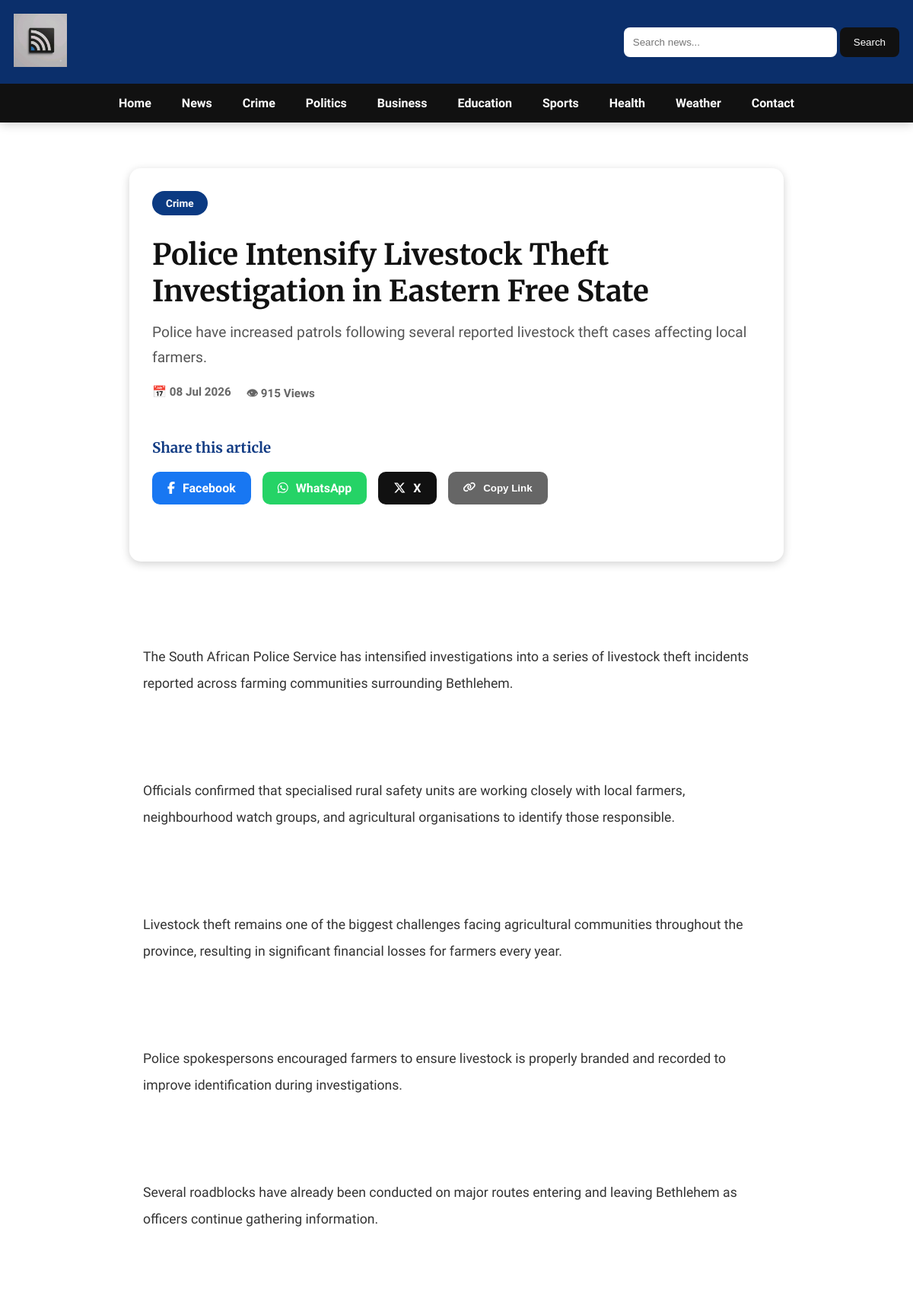
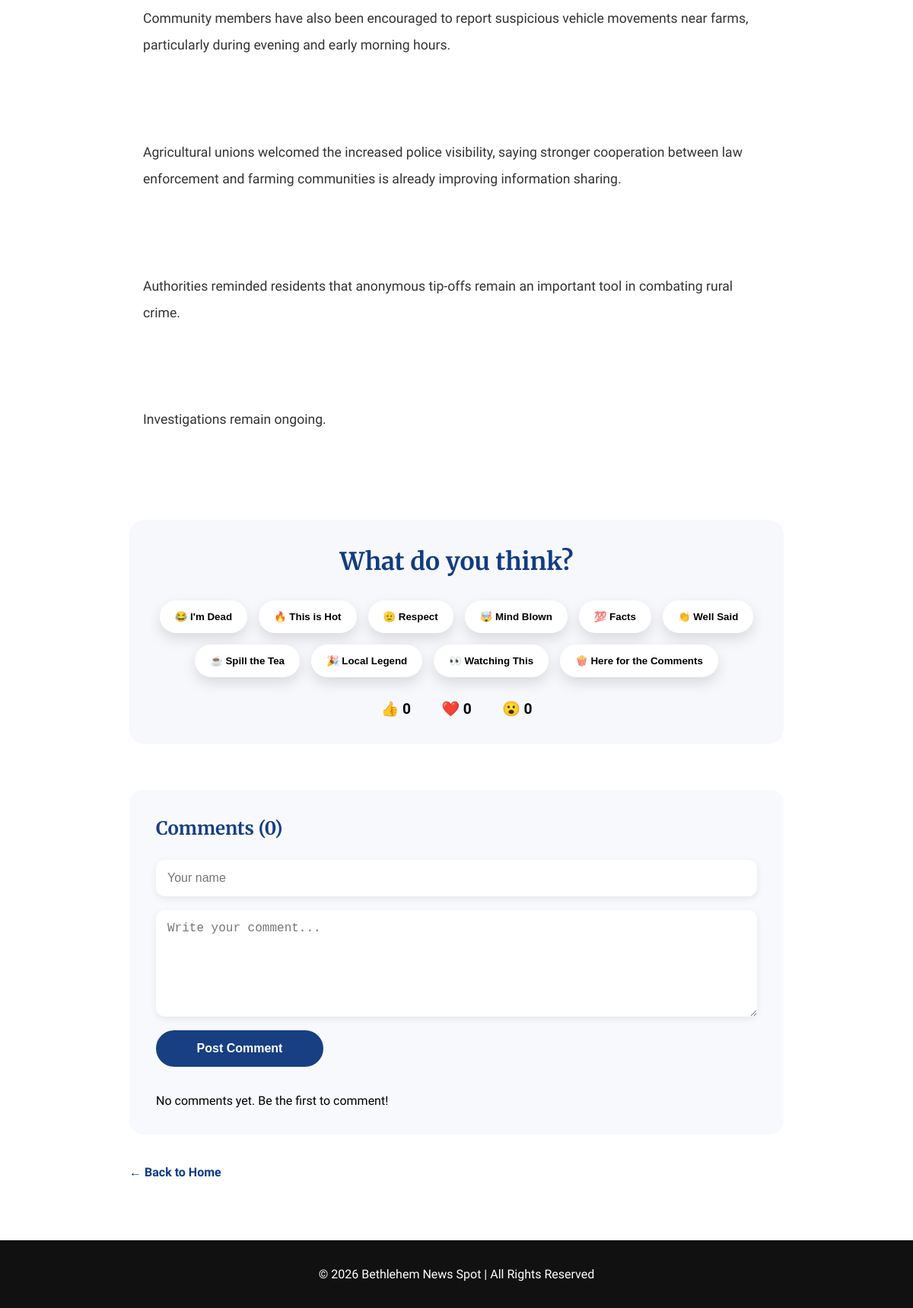
The app's page /article/2 with its own data (2 pictures, top to bottom).
### models/article.py (models this page shows)
class Article(db.Model):
    __tablename__ = "articles"
    id = db.Column(db.Integer, primary_key=True)
    title = db.Column(db.String(200), nullable=False)
    summary = db.Column(db.String(500), nullable=False)
    content = db.Column(db.Text, nullable=False)
    category = db.Column(db.String(100), nullable=False)
    author = db.Column(db.String(100), nullable=False)
    image = db.Column(db.String(255))
    published = db.Column(
    db.Boolean,
    default=False
)
    breaking = db.Column(db.Boolean, default=False)
    featured = db.Column(db.Boolean, default=False)
    views = db.Column(db.Integer, default=0)
    likes = db.Column(db.Integer, default=0)
    loves = db.Column(db.Integer, default=0)
    wows = db.Column(db.Integer, default=0)
    created_at = db.Column(db.DateTime, default=datetime.utcnow)

### routes/articles.py (the view)
@articles_bp.route("/article/<int:article_id>")
def article(article_id):
    article = get_article_by_id(article_id)
    if article is None:
        abort(404)
    increase_views(article)
    related_articles = get_related_articles(article)
    comments = get_comments_for_article(article.id)
    reactions = get_reactions(article.category)
    return render_template(
        "article.html",
        article=article,
        related_articles=related_articles,
        comments=comments,
        reactions=reactions,
    )

### services/article_service.py (called while the page is built)
def get_article_by_id(article_id):
    return db.session.get(Article, article_id)

def increase_views(article):
    article.views += 1
    db.session.commit()

def get_related_articles(article, limit=3):
    return (
        Article.query
        .filter(
            Article.category == article.category,
            Article.id != article.id
        )
        .limit(limit)
        .all()
    )

### services/comment_service.py (called while the page is built)
def get_comments_for_article(article_id):
    return (
        Comment.query
        .filter_by(article_id=article_id)
        .order_by(Comment.created_at.desc())
        .all()
    )

### services/reaction_service.py (called while the page is built)
def get_reactions(category):
    return REACTIONS.get(
        category,
        REACTIONS["default"]
    )

### templates/article.html (shortened to what this page needs)
{% extends "base.html" %}
{% block content %}
<article class="article-page">
    <header class="article-header">
    <span class="news-category">
        {{ article.category }}
    </span>
    <h1 class="article-title">
        {{ article.title }}
    </h1>
    <p class="article-summary">
        {{ article.summary }}
    </p>
    <div class="article-info">
        {% if article.created_at %}
        <span>📅 {{ article.created_at.strftime('%d %b %Y') }}</span>
        {% endif %}
        <span>👁 {{ article.views }} Views</span>
    </div>
<div class="share-section">
    <h3>Share this article</h3>
    <div class="share-buttons">
        <a
            class="share-btn facebook"
            href="https://www.facebook.com/sharer/sharer.php?u={{ request.url }}"
            target="_blank">
            <i class="fab fa-facebook-f"></i>
            Facebook
        </a>
        <a
            class="share-btn whatsapp"
            href="https://wa.me/?text={{ article.title }} {{ request.url }}"
            target="_blank">
            <i class="fab fa-whatsapp"></i>
            WhatsApp
        </a>
        <a
            class="share-btn twitter"
            href="https://twitter.com/intent/tweet?text={{ article.title }}&url={{ request.url }}"
            target="_blank">
            <i class="fab fa-x-twitter"></i>
            X
        </a>
        <button
            class="share-btn copy-link"
            onclick="copyArticleLink()">
            <i class="fa-solid fa-link"></i>
            Copy Link
        </button>
    </div>
</div>
</header>
    <div class="article-content">
        {{ article.content|replace('\n','<br><br>')|safe }}
    </div>
<div class="reaction-section">
    <h2>What do you think?</h2>
    <div class="reaction-grid">
{% for reaction in reactions %}
<button class="meme-btn">
{{ reaction }}
</button>
{% endfor %}
</div>
    <div class="reaction-counts">
        <p>
            👍 <span id="like-count">{{ article.likes }}</span>
        </p>
        <p>
            ❤️ <span id="love-count">{{ article.loves }}</span>
        </p>
        <p>
            😮 <span id="wow-count">{{ article.wows }}</span>
        </p>
    </div>
</div>
<section class="comment-section">
    <h2>Comments ({{ comments|length }})</h2>
    <form
        method="POST"
        action="{{ url_for('articles.add_comment', article_id=article.id) }}">
        <input
            type="text"
            name="name"
            placeholder="Your name"
            required>
        <textarea
            name="content"
            rows="5"
            placeholder="Write your comment..."
            required></textarea>
        <button type="submit">
            Post Comment
        </button>
    </form>
    {% if comments %}
        {% for comment in comments %}
        <div class="comment">
            <strong>{{ comment.name }}</strong>
            <small>
                {{ comment.created_at.strftime('%d %b %Y %H:%M') }}
            </small>
            <p>
                {{ comment.content }}
            </p>
        </div>
        {% endfor %}
    {% else %}
        <p>No comments yet. Be the first to comment!</p>
    {% endif %}
</section>
    <div class="article-footer">
        <a class="back-home"
        href="{{ url_for('home.index') }}">
            ← Back to Home
        </a>
    </div>
</article>
{% endblock %}

### static/css/main.css (style rules this page uses)
* { margin:0; padding:0; box-sizing:border-box; }
body { font-family:'Source Sans 3',sans-serif; }
header { background:#0b2f6b; color:white; box-shadow:0 3px 12px rgba(0,0,0,.18); }
h1, h2, h3, h4, .section-title, .main-story h1, .side-card h3, .news-card h3 { font-family:'Merriweather',serif; font-weight:700; line-height:1.3; }
a { text-decoration:none; }

### static/css/homepage.css (style rules this page uses)
.article-content { padding:18px; }
.news-category { display:inline-block; background:#0B3C88; color:#fff; padding:5px 12px; border-radius:40px; font-size:.75rem; font-weight:bold; margin-bottom:12px; }

### static/css/article.css (style rules this page uses)
.article-page { max-width:900px; margin:40px auto; padding:20px; }
.article-title { font-family:'Merriweather',serif; font-size:2.4rem; line-height:1.25; color:#111; margin:15px 0; }
.article-summary { font-size:1.2rem; color:#555; margin-bottom:20px; line-height:1.7; }
.article-info { display:flex; gap:20px; flex-wrap:wrap; color:#666; font-size:.95rem; font-weight:600; }
.article-content { font-size:1.1rem; line-height:2; color:#333; }
.back-home { display:inline-block; margin-top:40px; color:#0B3C88; text-decoration:none; font-weight:bold; }
.article-header { background:white; padding:30px; border-radius:15px; margin-bottom:20px; }
.news-category { display:inline-block; background:#0b3a82; color:white; padding:8px 18px; border-radius:40px; font-weight:bold; font-size:.85rem; }
.share-section { margin:45px 0; }
.share-section h3 { margin-bottom:18px; color:#123c84; }
.share-buttons { display:flex; flex-wrap:wrap; gap:15px; }
.share-btn { display:inline-flex; align-items:center; gap:10px; padding:12px 20px; border:none; border-radius:10px; text-decoration:none; color:white; cursor:pointer; font-weight:bold; transition:.3s; }
.facebook { background:#1877F2; }
.whatsapp { background:#25D366; }
.twitter { background:#111; }
.copy-link { background:#666; }
.reaction-section { margin-top:60px; padding:35px; background:#f7f8fc; border-radius:20px; text-align:center; }
.reaction-section h2 { color:#123c82; font-size:2rem; margin-bottom:30px; }
.reaction-counts { margin-top:30px; display:flex; justify-content:center; gap:40px; flex-wrap:wrap; }
.reaction-counts p { font-size:1.2rem; font-weight:bold; }
.comment-section { margin-top:60px; padding:35px; background:#f8f9fc; border-radius:18px; }
.comment-section h2 { color:#173f82; margin-bottom:25px; }
.comment-section form { display:flex; flex-direction:column; gap:18px; margin-bottom:35px; }
.comment-section input { width:100%; padding:15px; border:none; border-radius:12px; font-size:16px; box-shadow:0 3px 10px rgba(0,0,0,.08); }
.comment-section textarea { width:100%; min-height:140px; padding:15px; resize:vertical; border:none; border-radius:12px; font-size:16px; box-shadow:0 3px 10px rgba(0,0,0,.08); }
.comment-section button { width:220px; padding:15px; background:#173f82; color:white; border:none; border-radius:50px; font-size:16px; font-weight:bold; cursor:pointer; transition:.3s; }
.reaction-grid { display:flex; flex-wrap:wrap; gap:15px; justify-content:center; }
.meme-btn { padding:14px 20px; border:none; border-radius:40px; background:white; font-weight:bold; cursor:pointer; box-shadow:0 8px 18px rgba(0,0,0,.12); transition:.25s; }

### records on screen
Article: category "Crime", title "Police Intensify Livestock Theft Investigation in Eastern Free State", summary "Police have increased patrols following several reported livestock theft cases affecting local farmers.", created_at "08 Jul 2026", views "915", content "The South African Police Service has intensified investigations into a series of livestock theft incidents reported across farming communities surrounding Bethlehem. Officials confirmed that specialised rural safety units are working closely with local farmers, neighbourhood watch groups, and agricultural organisations to identify those responsible. Livestock theft remains one of the biggest challenges facing agricultural communities throughout the province, resulting in significant financial losses for farmers every year. Police spokespersons encouraged farmers to ensure livestock is properly branded and recorded to improve identification during investigations. Several roadblocks have…", likes "0", loves "0", wows "0"

### other values on screen
{{ reaction }} "😂 I'm Dead" "🔥 This is Hot" "🫡 Respect" "🤯 Mind Blown" "💯 Facts" "👏 Well Said" "☕ Spill the Tea" "🎉 Local Legend" "👀 Watching This" "🍿 Here for the Comments"
{{ comments|length }} "0"
